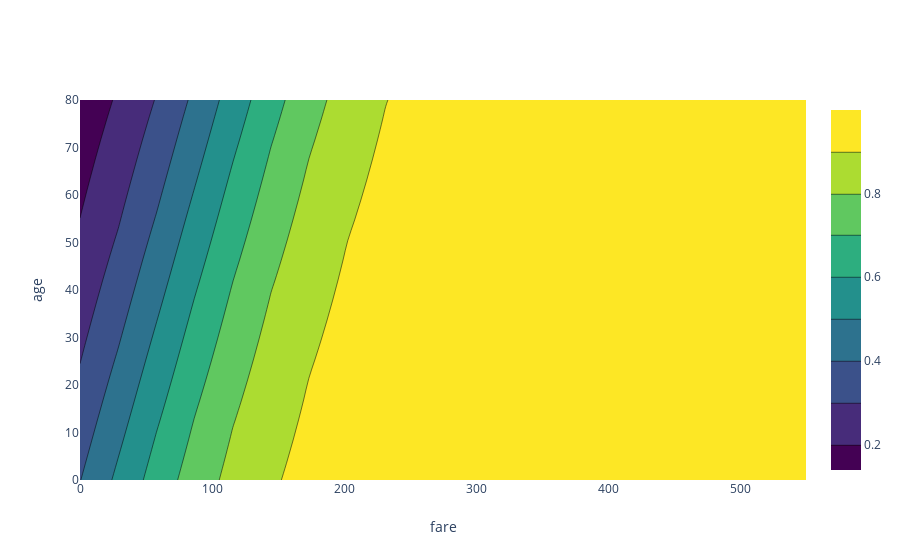

Source (notebook cell):
### Markdown cell above
If you have plotly installed, the code below makes a nicer looking plot:

### Code cell
import plotly
import plotly.graph_objs as go

contour = go.Contour(x = xx[0, :], y = yy[:, 0], z = p_survive, colorscale='Viridis')
contour_fig = go.Figure(data=[contour])

contour_fig.update_layout(xaxis_title='fare',
                    yaxis_title='age')

plotly.offline.iplot(contour_fig)

### Figure 1 — Plotly figure (JSON) as saved in the notebook; plotly's stock layout.template omitted (floating-point values rounded to 4 significant figures; data arrays with more than 128 entries replaced by an {"elided": "..."} marker saying what was removed)
{"data": [{"colorscale": [[0, "#440154"], [0.1111, "#482878"], [0.2222, "#3e4989"], [0.3333, "#31688e"], [0.4444, "#26828e"], [0.5556, "#1f9e89"], [0.6667, "#35b779"], [0.7778, "#6ece58"], [0.8889, "#b5de2b"], [1, "#fde725"]], "type": "contour", "x": [0, 28.95, 57.89, 86.84, 115.8, 144.7, 173.7, 202.6, 231.6, 260.5, 289.5, 318.4, 347.4, 376.3, 405.3, 434.2, 463.2, 492.1, 521.1, 550], "y": [0, 4.211, 8.421, 12.63, 16.84, 21.05, 25.26, 29.47, 33.68, 37.89, 42.11, 46.32, 50.53, 54.74, 58.95, 63.16, 67.37, 71.58, 75.79, 80], "z": {"elided": "20x20 float values"}}], "layout": {"xaxis": {"title": {"text": "fare"}}, "yaxis": {"title": {"text": "age"}}}}
